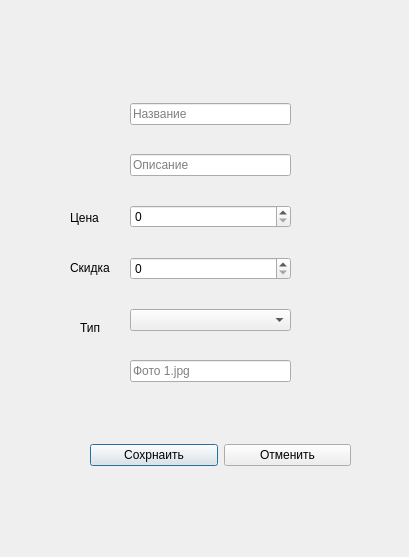
<?xml version="1.0" encoding="UTF-8"?>
<ui version="4.0">
 <class>Dialog</class>
 <widget class="QDialog" name="Dialog">
  <property name="geometry">
   <rect>
    <x>0</x>
    <y>0</y>
    <width>409</width>
    <height>557</height>
   </rect>
  </property>
  <property name="windowTitle">
   <string>Dialog</string>
  </property>
  <widget class="QLabel" name="label">
   <property name="geometry">
    <rect>
     <x>70</x>
     <y>210</y>
     <width>55</width>
     <height>16</height>
    </rect>
   </property>
   <property name="text">
    <string>Цена</string>
   </property>
  </widget>
  <widget class="QLabel" name="label_2">
   <property name="geometry">
    <rect>
     <x>70</x>
     <y>260</y>
     <width>55</width>
     <height>16</height>
    </rect>
   </property>
   <property name="text">
    <string>Скидка</string>
   </property>
  </widget>
  <widget class="QLabel" name="label_3">
   <property name="geometry">
    <rect>
     <x>80</x>
     <y>320</y>
     <width>55</width>
     <height>16</height>
    </rect>
   </property>
   <property name="text">
    <string>Тип</string>
   </property>
  </widget>
  <widget class="QWidget" name="">
   <property name="geometry">
    <rect>
     <x>130</x>
     <y>80</y>
     <width>161</width>
     <height>331</height>
    </rect>
   </property>
   <layout class="QGridLayout" name="gridLayout">
    <item row="0" column="0">
     <widget class="QLineEdit" name="name_l">
      <property name="placeholderText">
       <string>Название</string>
      </property>
     </widget>
    </item>
    <item row="1" column="0">
     <widget class="QLineEdit" name="desc_l">
      <property name="placeholderText">
       <string>Описание</string>
      </property>
     </widget>
    </item>
    <item row="2" column="0">
     <widget class="QSpinBox" name="price_box"/>
    </item>
    <item row="3" column="0">
     <widget class="QSpinBox" name="disc_box"/>
    </item>
    <item row="4" column="0">
     <widget class="QComboBox" name="type_cb"/>
    </item>
    <item row="5" column="0">
     <widget class="QLineEdit" name="photo_l">
      <property name="placeholderText">
       <string>Фото 1.jpg</string>
      </property>
     </widget>
    </item>
   </layout>
  </widget>
  <widget class="QWidget" name="">
   <property name="geometry">
    <rect>
     <x>90</x>
     <y>440</y>
     <width>261</width>
     <height>30</height>
    </rect>
   </property>
   <layout class="QHBoxLayout" name="horizontalLayout">
    <item>
     <widget class="QPushButton" name="save_btn">
      <property name="text">
       <string>Сохрнаить</string>
      </property>
     </widget>
    </item>
    <item>
     <widget class="QPushButton" name="cancel_btn">
      <property name="text">
       <string>Отменить</string>
      </property>
     </widget>
    </item>
   </layout>
  </widget>
 </widget>
 <resources/>
 <connections/>
</ui>
